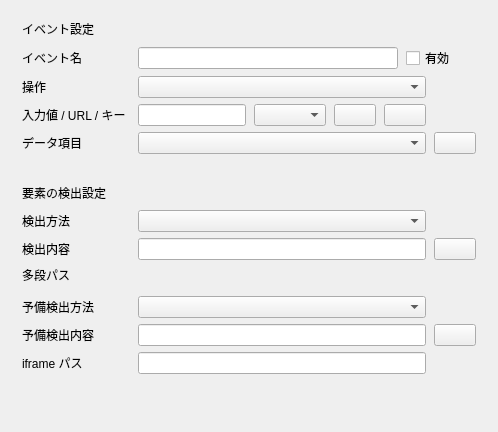
       <widget class="QFrame" name="eventLocatorTab">
        <property name="card" stdset="0">
         <bool>true</bool>
        </property>
        <attribute name="title">
         <string>イベント・検出</string>
        </attribute>
        <layout class="QVBoxLayout" name="eventLocatorTabLayout">
         <property name="spacing">
          <number>10</number>
         </property>
         <property name="leftMargin">
          <number>8</number>
         </property>
         <property name="topMargin">
          <number>10</number>
         </property>
         <property name="rightMargin">
          <number>8</number>
         </property>
         <property name="bottomMargin">
          <number>8</number>
         </property>
         <item>
          <widget class="QFrame" name="eventCard">
           <property name="sizePolicy">
            <sizepolicy hsizetype="Preferred" vsizetype="Maximum">
             <horstretch>0</horstretch>
             <verstretch>0</verstretch>
            </sizepolicy>
           </property>
           <property name="embeddedCard" stdset="0">
            <bool>true</bool>
           </property>
           <layout class="QVBoxLayout" name="eventCardLayout">
            <property name="spacing">
             <number>8</number>
            </property>
            <property name="leftMargin">
             <number>14</number>
            </property>
            <property name="topMargin">
             <number>10</number>
            </property>
            <property name="rightMargin">
             <number>14</number>
            </property>
            <property name="bottomMargin">
             <number>10</number>
            </property>
            <item>
             <widget class="QLabel" name="eventCardTitle">
              <property name="visible">
               <bool>false</bool>
              </property>
              <property name="text">
               <string>イベント設定</string>
              </property>
             </widget>
            </item>
            <item>
             <layout class="QFormLayout" name="eventFormBasic">
              <property name="fieldGrowthPolicy">
               <enum>QFormLayout::AllNonFixedFieldsGrow</enum>
              </property>
              <property name="labelAlignment">
               <set>Qt::AlignLeading|Qt::AlignLeft|Qt::AlignVCenter</set>
              </property>
              <property name="horizontalSpacing">
               <number>8</number>
              </property>
              <property name="verticalSpacing">
               <number>6</number>
              </property>
              <item row="0" column="0">
               <widget class="QLabel" name="nameLabel">
                <property name="minimumSize">
                 <size>
                  <width>108</width>
                  <height>0</height>
                 </size>
                </property>
                <property name="maximumSize">
                 <size>
                  <width>108</width>
                  <height>16777215</height>
                 </size>
                </property>
                <property name="text">
                 <string>イベント名</string>
                </property>
               </widget>
              </item>
              <item row="0" column="1">
               <widget class="QWidget" name="nameHost" native="true">
                <property name="formHost" stdset="0">
                 <bool>true</bool>
                </property>
                <layout class="QHBoxLayout" name="nameHostLayout">
                 <property name="spacing">
                  <number>8</number>
                 </property>
                 <property name="leftMargin">
                  <number>0</number>
                 </property>
                 <property name="topMargin">
                  <number>0</number>
                 </property>
                 <property name="rightMargin">
                  <number>0</number>
                 </property>
                 <property name="bottomMargin">
                  <number>0</number>
                 </property>
                 <item>
                  <widget class="QLineEdit" name="nameEdit"/>
                 </item>
                 <item>
                  <widget class="QCheckBox" name="enabledCheck">
                   <property name="minimumSize">
                    <size>
                     <width>70</width>
                     <height>0</height>
                    </size>
                   </property>
                   <property name="maximumSize">
                    <size>
                     <width>70</width>
                     <height>16777215</height>
                    </size>
                   </property>
                   <property name="text">
                    <string>有効</string>
                   </property>
                  </widget>
                 </item>
                 <item>
                  <spacer name="enabledTrailing">
                   <property name="orientation">
                    <enum>Qt::Horizontal</enum>
                   </property>
                   <property name="sizeType">
                    <enum>QSizePolicy::Fixed</enum>
                   </property>
                   <property name="sizeHint" stdset="0">
                    <size>
                     <width>0</width>
                     <height>20</height>
                    </size>
                   </property>
                  </spacer>
                 </item>
                </layout>
               </widget>
              </item>
              <item row="1" column="0">
               <widget class="QLabel" name="actionLabel">
                <property name="minimumSize">
                 <size>
                  <width>108</width>
                  <height>0</height>
                 </size>
                </property>
                <property name="maximumSize">
                 <size>
                  <width>108</width>
                  <height>16777215</height>
                 </size>
                </property>
                <property name="text">
                 <string>操作</string>
                </property>
               </widget>
              </item>
              <item row="1" column="1">
               <layout class="QHBoxLayout" name="actionHostLayout">
                <property name="spacing">
                 <number>0</number>
                </property>
                <item>
                 <widget class="QComboBox" name="actionCombo"/>
                </item>
                <item>
                 <spacer name="actionTrailing">
                  <property name="orientation">
                   <enum>Qt::Horizontal</enum>
                  </property>
                  <property name="sizeType">
                   <enum>QSizePolicy::Fixed</enum>
                  </property>
                  <property name="sizeHint" stdset="0">
                   <size>
                    <width>50</width>
                    <height>20</height>
                   </size>
                  </property>
                 </spacer>
                </item>
               </layout>
              </item>
               <item row="2" column="0">
               <widget class="QLabel" name="valueLabel">
                <property name="minimumSize">
                 <size>
                  <width>108</width>
                  <height>0</height>
                 </size>
                </property>
                <property name="maximumSize">
                 <size>
                  <width>108</width>
                  <height>16777215</height>
                 </size>
                </property>
                <property name="text">
                 <string>入力値 / URL / キー</string>
                </property>
               </widget>
              </item>
              <item row="2" column="1">
               <widget class="QWidget" name="valueHost" native="true">
                <property name="formHost" stdset="0">
                 <bool>true</bool>
                </property>
                <layout class="QHBoxLayout" name="valueHostLayout">
                 <property name="spacing">
                  <number>8</number>
                 </property>
                 <property name="leftMargin">
                  <number>0</number>
                 </property>
                 <property name="topMargin">
                  <number>0</number>
                 </property>
                 <property name="rightMargin">
                  <number>0</number>
                 </property>
                 <property name="bottomMargin">
                  <number>0</number>
                 </property>
                 <item>
                  <widget class="QLineEdit" name="valueEdit"/>
                 </item>
                 <item>
                  <widget class="QComboBox" name="waitConditionCombo"/>
                 </item>
                 <item>
                  <widget class="QPushButton" name="valueReferenceButton">
                   <property name="minimumSize">
                    <size>
                     <width>42</width>
                     <height>0</height>
                    </size>
                   </property>
                   <property name="maximumSize">
                    <size>
                     <width>42</width>
                     <height>16777215</height>
                    </size>
                   </property>
                   <property name="toolTip">
                    <string>データ参照</string>
                   </property>
                   <property name="text">
                    <string/>
                   </property>
                   <property name="formAction" stdset="0">
                    <bool>true</bool>
                   </property>
                   <property name="dataReferenceButton" stdset="0">
                    <bool>true</bool>
                   </property>
                  </widget>
                 </item>
                 <item>
                  <widget class="QPushButton" name="valueActionButton">
                   <property name="minimumSize">
                    <size>
                     <width>42</width>
                     <height>0</height>
                    </size>
                   </property>
                   <property name="maximumSize">
                    <size>
                     <width>42</width>
                     <height>16777215</height>
                    </size>
                   </property>
                   <property name="text">
                    <string/>
                   </property>
                   <property name="formAction" stdset="0">
                    <bool>true</bool>
                   </property>
                   <property name="dataReferenceButton" stdset="0">
                    <bool>true</bool>
                   </property>
                  </widget>
                 </item>
                 <item>
                  <widget class="QWidget" name="valueTrailing" native="true">
                   <property name="minimumSize">
                    <size>
                     <width>42</width>
                     <height>0</height>
                    </size>
                   </property>
                   <property name="maximumSize">
                    <size>
                     <width>42</width>
                     <height>16777215</height>
                    </size>
                   </property>
                   <property name="formHost" stdset="0">
                    <bool>true</bool>
                   </property>
                  </widget>
                 </item>
                </layout>
               </widget>
              </item>
              <item row="3" column="0">
               <widget class="QLabel" name="dataPathLabel">
                <property name="minimumSize">
                 <size>
                  <width>108</width>
                  <height>0</height>
                 </size>
                </property>
                <property name="maximumSize">
                 <size>
                  <width>108</width>
                  <height>16777215</height>
                 </size>
                </property>
                <property name="text">
                 <string>データ項目</string>
                </property>
               </widget>
              </item>
              <item row="3" column="1">
               <widget class="QWidget" name="pathHost" native="true">
                <property name="formHost" stdset="0">
                 <bool>true</bool>
                </property>
                <layout class="QHBoxLayout" name="pathHostLayout">
                 <property name="spacing">
                  <number>8</number>
                 </property>
                 <property name="leftMargin">
                  <number>0</number>
                 </property>
                 <property name="topMargin">
                  <number>0</number>
                 </property>
                 <property name="rightMargin">
                  <number>0</number>
                 </property>
                 <property name="bottomMargin">
                  <number>0</number>
                 </property>
                 <item>
                  <widget class="QComboBox" name="dataPathCombo"/>
                 </item>
                 <item>
                  <widget class="QPushButton" name="pathButton">
                   <property name="minimumSize">
                    <size>
                     <width>42</width>
                     <height>0</height>
                    </size>
                   </property>
                   <property name="maximumSize">
                    <size>
                     <width>42</width>
                     <height>16777215</height>
                    </size>
                   </property>
                   <property name="toolTip">
                    <string>データ構造から選択</string>
                   </property>
                   <property name="text">
                    <string/>
                   </property>
                   <property name="formAction" stdset="0">
                    <bool>true</bool>
                   </property>
                   <property name="dataReferenceButton" stdset="0">
                    <bool>true</bool>
                   </property>
                  </widget>
                 </item>
                </layout>
               </widget>
              </item>
             </layout>
            </item>
            <item>
             <spacer name="eventSpacer">
              <property name="orientation">
               <enum>Qt::Vertical</enum>
              </property>
              <property name="sizeType">
               <enum>QSizePolicy::Fixed</enum>
              </property>
              <property name="sizeHint" stdset="0">
               <size>
                <width>20</width>
                <height>0</height>
               </size>
              </property>
             </spacer>
            </item>
           </layout>
          </widget>
         </item>
         <item>
          <widget class="QFrame" name="locatorCard">
           <property name="sizePolicy">
            <sizepolicy hsizetype="Preferred" vsizetype="Maximum">
             <horstretch>0</horstretch>
             <verstretch>0</verstretch>
            </sizepolicy>
           </property>
           <property name="embeddedCard" stdset="0">
            <bool>true</bool>
           </property>
           <layout class="QVBoxLayout" name="locatorCardLayout">
            <property name="spacing">
             <number>8</number>
            </property>
            <property name="leftMargin">
             <number>14</number>
            </property>
            <property name="topMargin">
             <number>10</number>
            </property>
            <property name="rightMargin">
             <number>14</number>
            </property>
            <property name="bottomMargin">
             <number>10</number>
            </property>
            <item>
             <widget class="QLabel" name="locatorCardTitle">
              <property name="text">
               <string>要素の検出設定</string>
              </property>
              <property name="cardTitle" stdset="0">
               <bool>true</bool>
              </property>
             </widget>
            </item>
            <item>
             <layout class="QFormLayout" name="locatorForm">
              <property name="fieldGrowthPolicy">
               <enum>QFormLayout::AllNonFixedFieldsGrow</enum>
              </property>
              <property name="labelAlignment">
               <set>Qt::AlignLeading|Qt::AlignLeft|Qt::AlignVCenter</set>
              </property>
              <property name="horizontalSpacing">
               <number>8</number>
              </property>
              <property name="verticalSpacing">
               <number>6</number>
              </property>
              <item row="0" column="0">
               <widget class="QLabel" name="selectorTypeLabel">
                <property name="minimumSize">
                 <size>
                  <width>108</width>
                  <height>0</height>
                 </size>
                </property>
                <property name="maximumSize">
                 <size>
                  <width>108</width>
                  <height>16777215</height>
                 </size>
                </property>
                <property name="text">
                 <string>検出方法</string>
                </property>
               </widget>
              </item>
              <item row="0" column="1">
               <layout class="QHBoxLayout" name="selectorTypeHostLayout">
                <property name="spacing">
                 <number>0</number>
                </property>
                <item>
                 <widget class="QComboBox" name="selectorTypeCombo"/>
                </item>
                <item>
                 <spacer name="selectorTypeTrailing">
                  <property name="orientation">
                   <enum>Qt::Horizontal</enum>
                  </property>
                  <property name="sizeType">
                   <enum>QSizePolicy::Fixed</enum>
                  </property>
                  <property name="sizeHint" stdset="0">
                   <size>
                    <width>50</width>
                    <height>20</height>
                   </size>
                  </property>
                 </spacer>
                </item>
               </layout>
              </item>
              <item row="1" column="0">
               <widget class="QLabel" name="selectorLabel">
                <property name="minimumSize">
                 <size>
                  <width>108</width>
                  <height>0</height>
                 </size>
                </property>
                <property name="maximumSize">
                 <size>
                  <width>108</width>
                  <height>16777215</height>
                 </size>
                </property>
                <property name="text">
                 <string>検出内容</string>
                </property>
               </widget>
              </item>
              <item row="1" column="1">
               <widget class="QWidget" name="selectorHost" native="true">
                <property name="formHost" stdset="0">
                 <bool>true</bool>
                </property>
                <layout class="QHBoxLayout" name="selectorHostLayout">
                 <property name="spacing">
                  <number>8</number>
                 </property>
                 <property name="leftMargin">
                  <number>0</number>
                 </property>
                 <property name="topMargin">
                  <number>0</number>
                 </property>
                 <property name="rightMargin">
                  <number>0</number>
                 </property>
                 <property name="bottomMargin">
                  <number>0</number>
                 </property>
                 <item>
                  <widget class="QLineEdit" name="selectorEdit"/>
                 </item>
                 <item>
                  <widget class="QPushButton" name="selectorReferenceButton">
                   <property name="minimumSize">
                    <size>
                     <width>42</width>
                     <height>0</height>
                    </size>
                   </property>
                   <property name="maximumSize">
                    <size>
                     <width>42</width>
                     <height>16777215</height>
                    </size>
                   </property>
                   <property name="toolTip">
                    <string>データ参照</string>
                   </property>
                   <property name="text">
                    <string/>
                   </property>
                   <property name="formAction" stdset="0">
                    <bool>true</bool>
                   </property>
                   <property name="dataReferenceButton" stdset="0">
                    <bool>true</bool>
                   </property>
                  </widget>
                 </item>
                </layout>
               </widget>
              </item>
              <item row="2" column="0" colspan="2">
               <widget class="QWidget" name="multiPathTitleHost" native="true">
                <property name="formHost" stdset="0"><bool>true</bool></property>
                <layout class="QHBoxLayout" name="multiPathTitleLayout">
                 <property name="leftMargin"><number>0</number></property><property name="topMargin"><number>0</number></property><property name="rightMargin"><number>0</number></property><property name="bottomMargin"><number>0</number></property>
                 <item><widget class="QLabel" name="multiPathTitle"><property name="text"><string>多段パス</string></property><property name="cardTitle" stdset="0"><bool>true</bool></property></widget></item>
                </layout>
               </widget>
              </item>
              <item row="3" column="0" colspan="2">
               <widget class="QWidget" name="multiPathHost" native="true">
                <property name="minimumSize">
                 <size>
                  <width>0</width>
                  <height>0</height>
                 </size>
                </property>
                <property name="formHost" stdset="0">
                 <bool>true</bool>
                </property>
                <layout class="QFormLayout" name="multiPathForm">
                 <property name="fieldGrowthPolicy">
                  <enum>QFormLayout::AllNonFixedFieldsGrow</enum>
                 </property>
                 <property name="labelAlignment">
                  <set>Qt::AlignLeading|Qt::AlignLeft|Qt::AlignVCenter</set>
                 </property>
                 <property name="horizontalSpacing">
                  <number>8</number>
                 </property>
                 <property name="verticalSpacing">
                  <number>6</number>
                 </property>
                 <property name="leftMargin">
                  <number>0</number>
                 </property>
                 <property name="topMargin">
                  <number>0</number>
                 </property>
                 <property name="rightMargin">
                  <number>0</number>
                 </property>
                 <property name="bottomMargin">
                  <number>0</number>
                 </property>
                </layout>
               </widget>
              </item>
              <item row="4" column="0">
               <widget class="QLabel" name="fallbackTypeLabel">
                <property name="minimumSize">
                 <size>
                  <width>108</width>
                  <height>0</height>
                 </size>
                </property>
                <property name="maximumSize">
                 <size>
                  <width>108</width>
                  <height>16777215</height>
                 </size>
                </property>
                <property name="text">
                 <string>予備検出方法</string>
                </property>
               </widget>
              </item>
              <item row="4" column="1">
               <widget class="QWidget" name="fallbackTypeHost" native="true">
                <property name="formHost" stdset="0">
                 <bool>true</bool>
                </property>
                <layout class="QHBoxLayout" name="fallbackTypeHostLayout">
                 <property name="spacing">
                  <number>0</number>
                 </property>
                 <property name="leftMargin"><number>0</number></property>
                 <property name="topMargin"><number>0</number></property>
                 <property name="rightMargin"><number>0</number></property>
                 <property name="bottomMargin"><number>0</number></property>
                 <item><widget class="QComboBox" name="fallbackTypeCombo"/></item>
                 <item>
                  <spacer name="fallbackTypeTrailing">
                   <property name="orientation"><enum>Qt::Horizontal</enum></property>
                   <property name="sizeType"><enum>QSizePolicy::Fixed</enum></property>
                   <property name="sizeHint" stdset="0"><size><width>50</width><height>20</height></size></property>
                  </spacer>
                 </item>
                </layout>
               </widget>
              </item>
              <item row="5" column="0">
               <widget class="QLabel" name="fallbackSelectorLabel">
                <property name="minimumSize">
                 <size>
                  <width>108</width>
                  <height>0</height>
                 </size>
                </property>
                <property name="maximumSize">
                 <size>
                  <width>108</width>
                  <height>16777215</height>
                 </size>
                </property>
                <property name="text">
                 <string>予備検出内容</string>
                </property>
               </widget>
              </item>
              <item row="5" column="1">
               <widget class="QWidget" name="fallbackSelectorHost" native="true">
                <property name="formHost" stdset="0">
                 <bool>true</bool>
                </property>
                <layout class="QHBoxLayout" name="fallbackSelectorHostLayout">
                 <property name="spacing">
                  <number>8</number>
                 </property>
                 <property name="leftMargin">
                  <number>0</number>
                 </property>
                 <property name="topMargin">
                  <number>0</number>
                 </property>
                 <property name="rightMargin">
                  <number>0</number>
                 </property>
                 <property name="bottomMargin">
                  <number>0</number>
                 </property>
                 <item>
                  <widget class="QLineEdit" name="fallbackSelectorEdit"/>
                 </item>
                 <item>
                  <widget class="QPushButton" name="fallbackReferenceButton">
                   <property name="minimumSize">
                    <size>
                     <width>42</width>
                     <height>0</height>
                    </size>
                   </property>
                   <property name="maximumSize">
                    <size>
                     <width>42</width>
                     <height>16777215</height>
                    </size>
                   </property>
                   <property name="toolTip">
                    <string>データ参照</string>
                   </property>
                   <property name="text">
                    <string/>
                   </property>
                   <property name="formAction" stdset="0">
                    <bool>true</bool>
                   </property>
                   <property name="dataReferenceButton" stdset="0">
                    <bool>true</bool>
                   </property>
                  </widget>
                 </item>
                </layout>
               </widget>
              </item>
              <item row="6" column="0">
               <widget class="QLabel" name="iframeLabel">
                <property name="minimumSize">
                 <size>
                  <width>108</width>
                  <height>0</height>
                 </size>
                </property>
                <property name="maximumSize">
                 <size>
                  <width>108</width>
                  <height>16777215</height>
                 </size>
                </property>
                <property name="text">
                 <string>iframe パス</string>
                </property>
               </widget>
              </item>
              <item row="6" column="1">
               <layout class="QHBoxLayout" name="iframeHostLayout">
                <property name="spacing">
                 <number>0</number>
                </property>
                <item>
                 <widget class="QLineEdit" name="iframeEdit"/>
                </item>
                <item>
                 <spacer name="iframeTrailing">
                  <property name="orientation">
                   <enum>Qt::Horizontal</enum>
                  </property>
                  <property name="sizeType">
                   <enum>QSizePolicy::Fixed</enum>
                  </property>
                  <property name="sizeHint" stdset="0">
                   <size>
                    <width>50</width>
                    <height>20</height>
                   </size>
                  </property>
                 </spacer>
                </item>
               </layout>
              </item>
             </layout>
            </item>
           </layout>
          </widget>
         </item>
         <item>
          <spacer name="eventLocatorStretch">
           <property name="orientation">
            <enum>Qt::Vertical</enum>
           </property>
           <property name="sizeType">
            <enum>QSizePolicy::Expanding</enum>
           </property>
           <property name="sizeHint" stdset="0">
            <size>
             <width>20</width>
             <height>40</height>
            </size>
           </property>
          </spacer>
         </item>
        </layout>
       </widget>
